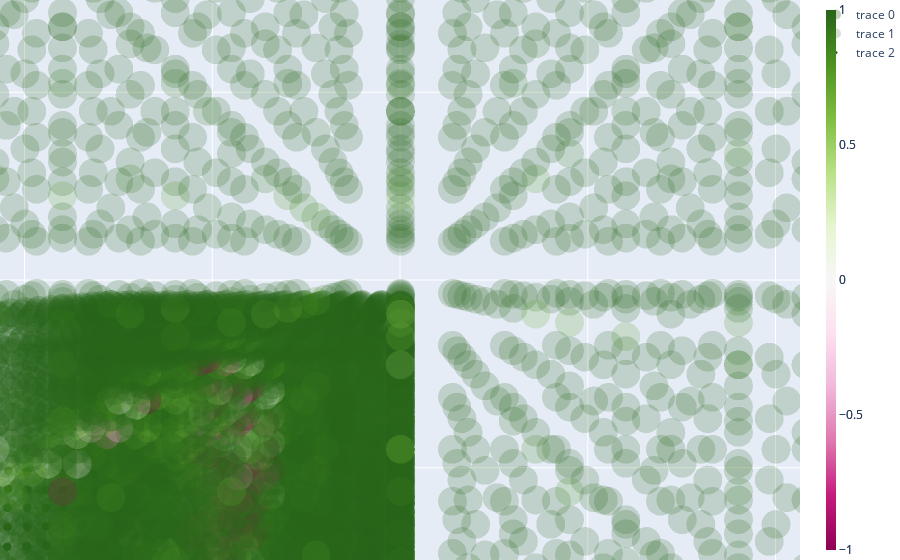

This figure's notebook cell:
### Code cell
go.Figure(data=[
    go.Scatter3d(
        x=nsr.fg_V.grid_pos[0].flatten(),
        y=nsr.fg_V.grid_pos[1].flatten(),
        z=nsr.fg_V.grid_pos[2].flatten(),
        mode='markers',
        marker={
            'size': 10,
            "color": nsr.fg_V.sdf.flatten(),
            'opacity': 0.3,
            "cmax": 1.0,
            "cmin": -1.0,
            "colorbar": {
                "thickness": 10,
            }
        }
    ),
    go.Scatter3d(
        x=nsr.bg_V.grid_pos[0].flatten(),
        y=nsr.bg_V.grid_pos[1].flatten(),
        z=nsr.bg_V.grid_pos[2].flatten(),
        mode='markers',
        marker={
            'size': 10,
            "color": nsr.bg_V.sdf.flatten(),
            'opacity': 0.2,
            "cmax": 1.0,
            "cmin": -1.0,
            "colorbar": {
                "thickness": 10,
            }
        }
    ),
    go.Scatter3d(
        x=st_i[:, 0],
        y=st_i[:, 1],
        z=st_i[:, 2],
        mode='markers',
        marker={
            'size': 3,
            "color": sdf_i,
            'opacity': 1.0,
            "cmax": 1.0,
            "cmin": -1.0,
        }
    ),
], layout=go.Layout(
    margin={'l': 0, 'r': 0, 'b': 0, 't': 0},
    scene=dict(
        aspectmode="cube",
        xaxis=dict(range=[-30, 30]),  # Set x-axis range
        yaxis=dict(range=[-30, 30]),  # Set y-axis range
        zaxis=dict(range=[-30, 30])   # Set z-axis range
    ),
    scene_camera= dict(
        eye=dict(x=0.0, y=0.0, z=0.1)
    )
))

### Figure 1 — Plotly figure (JSON) as saved in the notebook; plotly's stock layout.template omitted (floating-point values rounded to 4 significant figures; data arrays with more than 128 entries replaced by an {"elided": "..."} marker saying what was removed)
{"data": [{"marker": {"cmax": 1, "cmin": -1, "color": {"elided": "4096 float values"}, "colorbar": {"thickness": 10}, "opacity": 0.3, "size": 10}, "mode": "markers", "type": "scatter3d", "x": {"elided": "4096 float values"}, "y": {"elided": "4096 float values"}, "z": {"elided": "4096 float values"}}, {"marker": {"cmax": 1, "cmin": -1, "color": {"elided": "4096 float values"}, "colorbar": {"thickness": 10}, "opacity": 0.2, "size": 10}, "mode": "markers", "type": "scatter3d", "x": {"elided": "4096 float values"}, "y": {"elided": "4096 int values"}, "z": {"elided": "4096 int values"}}, {"marker": {"cmax": 1, "cmin": -1, "color": {"elided": "858 float values"}, "opacity": 1, "size": 3}, "mode": "markers", "type": "scatter3d", "x": {"elided": "858 float values"}, "y": {"elided": "858 float values"}, "z": {"elided": "858 float values"}}], "layout": {"margin": {"b": 0, "l": 0, "r": 0, "t": 0}, "scene": {"aspectmode": "cube", "camera": {"eye": {"x": 0, "y": 0, "z": 0.1}}, "xaxis": {"range": [-30, 30]}, "yaxis": {"range": [-30, 30]}, "zaxis": {"range": [-30, 30]}}}}
